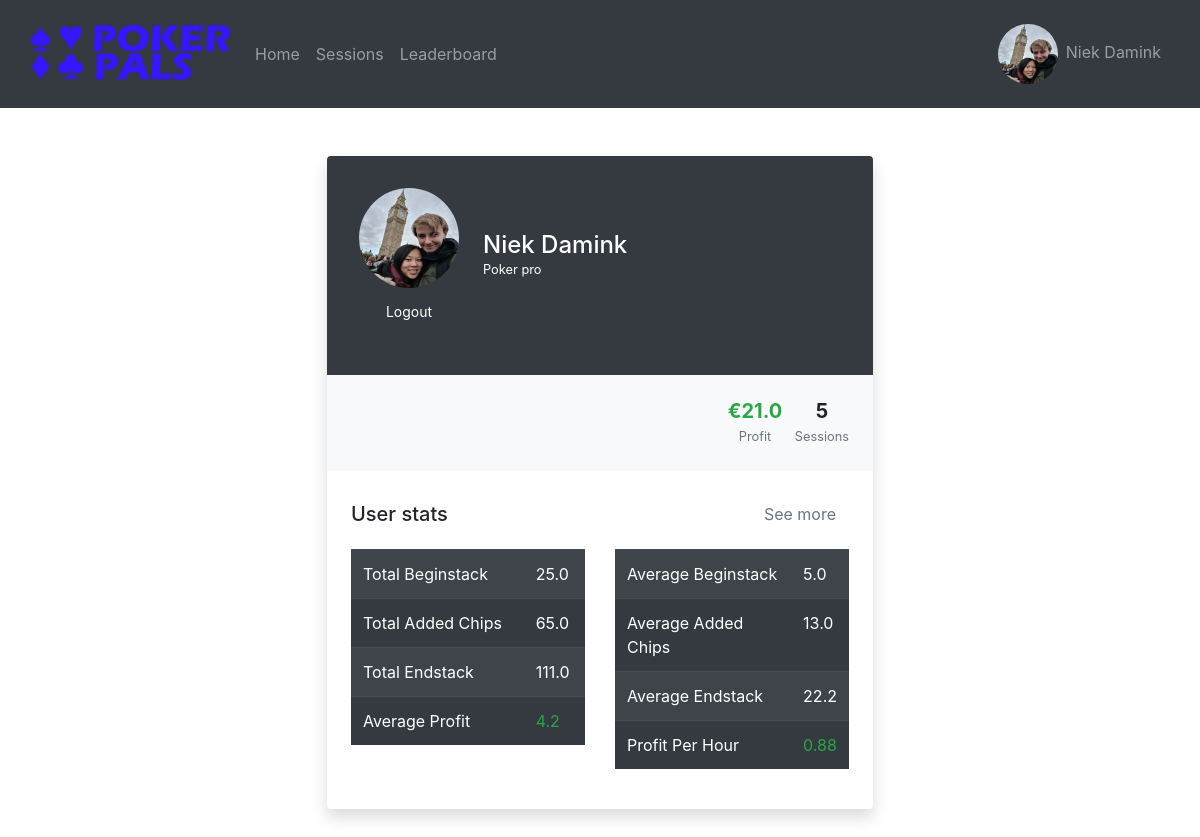
Page /account (signed in) on the earlier database version.
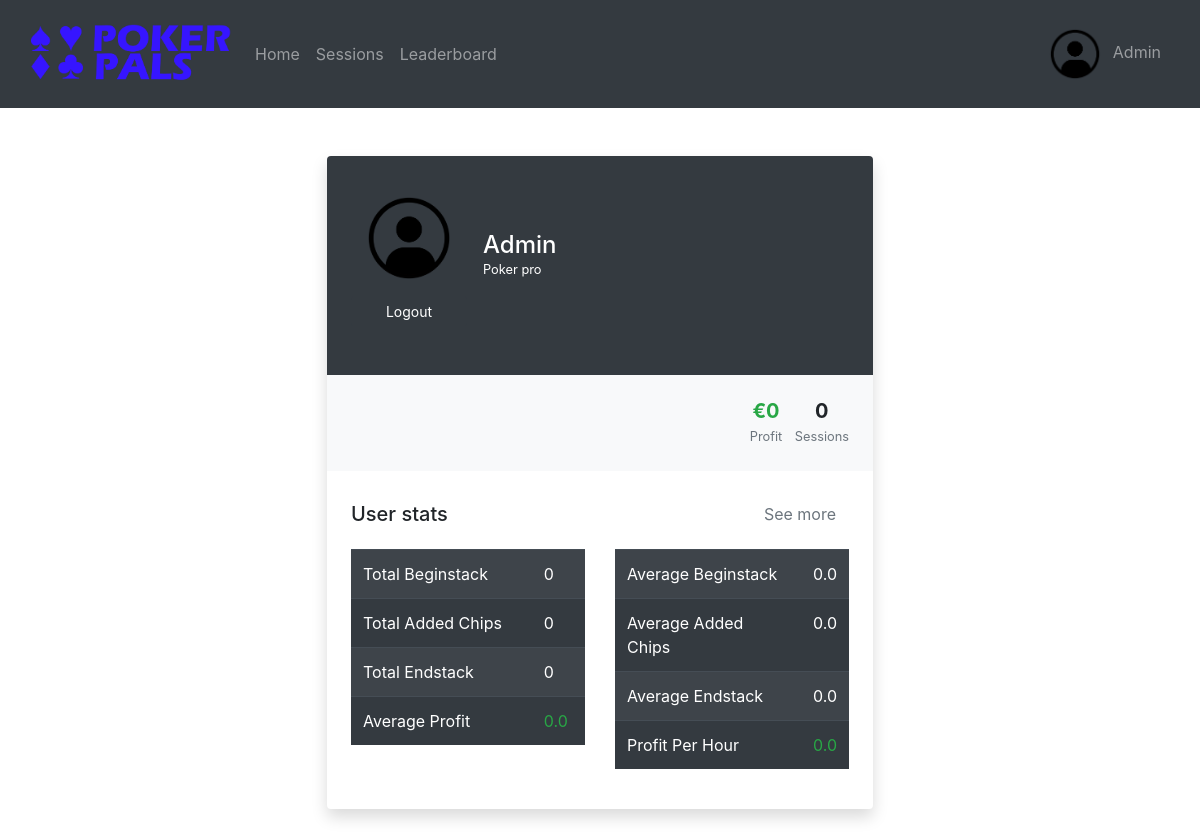
Same page on the later database version.
### website/models.py (models this page shows)
class User(db.Model, UserMixin):
    id = db.Column(db.Integer, primary_key=True)
    name = db.Column(db.String(150), unique=True)
    password = db.Column(db.String(150))
    imgURL = db.Column(db.String(10000))

### website/views.py (the view)
@views.route('/account')
@login_required
def account():
    return render_template("account.html", user = current_user, account = get_account_information(current_user.name))

### website/__init__.py (called while the page is built)
def create_app():
    app = Flask(__name__)
    app.config['SECRET_KEY'] = 'ksjdksajdk17HSSH2ssj88ss'
    app.config['SQLALCHEMY_DATABASE_URI'] = f'sqlite:///{DB_NAME}'
    db.init_app(app)
    from .views import views
    from .auth import auth
    from .admin import admin
    app.register_blueprint(views, url_prefix='/')
    app.register_blueprint(auth, url_prefix='/')
    app.register_blueprint(admin, url_prefix='/admin')
    from .models import User, Post
    create_database(app)
    login_manager = LoginManager()
    login_manager.login_view = 'auth.login'
    login_manager.init_app(app)
    @login_manager.user_loader
    def load_user(id):
        return User.query.get(int(id))
    return app

### website/templates/account.html (shortened to what this page needs)
{% extends "base.html" %} {% block title %}Account{% endblock %} {% block content %}
<div class="row py-5 px-4">
    <div class="col-xl-6 mx-auto">
        <div class="bg-white shadow rounded overflow-hidden">
            <div class="px-4 pt-0 pb-4 bg-dark">
                <div class="media align-items-end profile-header">
                    <div class="profile mr-3 py-4"><img class='rounded-circle m-2'
                            src="{{url_for('static', filename=account['imgURL'])}}" width="100px" height="100px"
                            class="avatar">
                            {%if user.name == account["name"]%}
                            <a href="/logout" class="btn btn-dark btn-sm btn-block">Logout</a>
                            {%endif%}
                        </div>
                    <div class="media-body mb-5 text-white">
                        <h4 class="mt-0 mb-0">{{account["name"]}}</h4>
                        <p class="small mb-4"> Poker pro </p>
                    </div>
                </div>
            </div>
            <div class="bg-light p-4 d-flex justify-content-end text-center">
                <ul class="list-inline mb-0">
                    <li class="list-inline-item">
                        <h5 class="font-weight-bold mb-0 d-block" id="fneg">€{{account["profit"]}}</h5><small class="text-muted">Profit</small>
                    </li>
                    <li class="list-inline-item">
                        <h5 class="font-weight-bold mb-0 d-block">{{account["session_amount"]}}</h5><small class="text-muted">Sessions</small>
                    </li>
                </ul>
            </div>
            <div class="py-4 px-4">
                <div class="d-flex align-items-center justify-content-between mb-3">
                    <h5 class="mb-0">User stats</h5><a href="#" class="btn btn-link text-muted">See more</a>
                </div>
                <div class="row">
                    <div class="col">
                        <table class="table table-striped table-dark">
                            <tbody>
                                <tr>
                                    <td>Total Beginstack</td>
                                    <td>{{account["total_beginstack"]}}</td>
                                </tr>
                                <tr>
                                    <td>Total Added Chips</td>
                                    <td>{{account["total_added_chips"]}}</td>
                                </tr>
                                <tr>
                                    <td>Total Endstack</td>
                                    <td>{{account["total_endstack"]}}</td>
                                </tr>
                                <tr>
                                    <td>Average Profit</td>
                                    <td name="negative">{{account["average_profit"]}}</td>
                                </tr>
                            </tbody>
                        </table>
                    </div>
                    <div class="col">
                        <table class="table table-striped table-dark">
                            <tbody>
                                <tr>
                                    <td>Average Beginstack</td>
                                    <td>{{account["average_beginstack"]}}</td>
                                </tr>
                                <tr>
                                    <td>Average Added Chips</td>
                                    <td>{{account["average_added_chips"]}}</td>
                                </tr>
                                <tr>
                                    <td>Average Endstack</td>
                                    <td>{{account["average_endstack"]}}</td>
                                </tr>
                                <tr>
                                    <td>Profit Per Hour</td>
                                    <td name="negative">{{account["profit_hour"]}}</td>
                                </tr>
                            </tbody>
                        </table>
                    </div>
                </div>
            </div>
        </div>
    </div>
</div>
{% endblock %}

### website/templates/base.html (shortened to what this page needs)
<!DOCTYPE html>
<html>
  <head>
    <link
      rel="stylesheet"
      href="https://stackpath.bootstrapcdn.com/bootstrap/4.4.1/css/bootstrap.min.css"
    />
    <link
      rel="stylesheet"
      href="https://stackpath.bootstrapcdn.com/font-awesome/4.7.0/css/font-awesome.min.css"
    />
  </head>
  <body>
    {% if user.is_authenticated %}
    <nav class="navbar navbar-expand-lg navbar-dark bg-dark">
        <div class="container-fluid">
          <a class="navbar-brand">
            <img src="{{url_for('static', filename='pictures/logo.png')}}" width="200px">
          </a>
          <div class="collapse navbar-collapse" id="navbarText">
            <ul class="navbar-nav me-auto mb-2 mb-lg-0">
              <li class="nav-item">
                <a class="nav-link" href="/">Home</a>
              </li>
              <li class="nav-item">
                <a class="nav-link" href="/sessions">Sessions</a>
              </li>
              <li class="nav-item">
                <a class="nav-link" href="/leaderboard">Leaderboard</a>
              </li>
            </ul>
            <ul class="navbar-nav ml-auto mb-2 mb-lg-0">
                <li class="nav-item">
                    <a class="nav-link" href="/account"><img class='rounded-circle m-2' src="{{url_for('static', filename=user.imgURL)}}" width="60px" height="60px" class="avatar">{{user.name}}</a>
                </li>
            </ul>
          </div>
        </div>
    </nav>
    {% endif %}
    <div class="container-fluid">
        {% block content%}
        {% endblock %}
    </div>
  </body>
</html>

Differences in the rows shown:
changed User: imgURL: a different picture; name "Niek Damink" → "Admin"
Other differences:
{{ account["profit"] }}: "21.0" → "0"
{{ account["session_amount"] }}: "5" → "0"
{{ account["total_beginstack"] }}: "25.0" → "0"
{{ account["total_added_chips"] }}: "65.0" → "0"
{{ account["total_endstack"] }}: "111.0" → "0"
{{ account["average_profit"] }}: "4.2" → "0.0"
{{ account["average_beginstack"] }}: "5.0" → "0.0"
{{ account["average_added_chips"] }}: "13.0" → "0.0"
{{ account["average_endstack"] }}: "22.2" → "0.0"
{{ account["profit_hour"] }}: "0.88" → "0.0"
